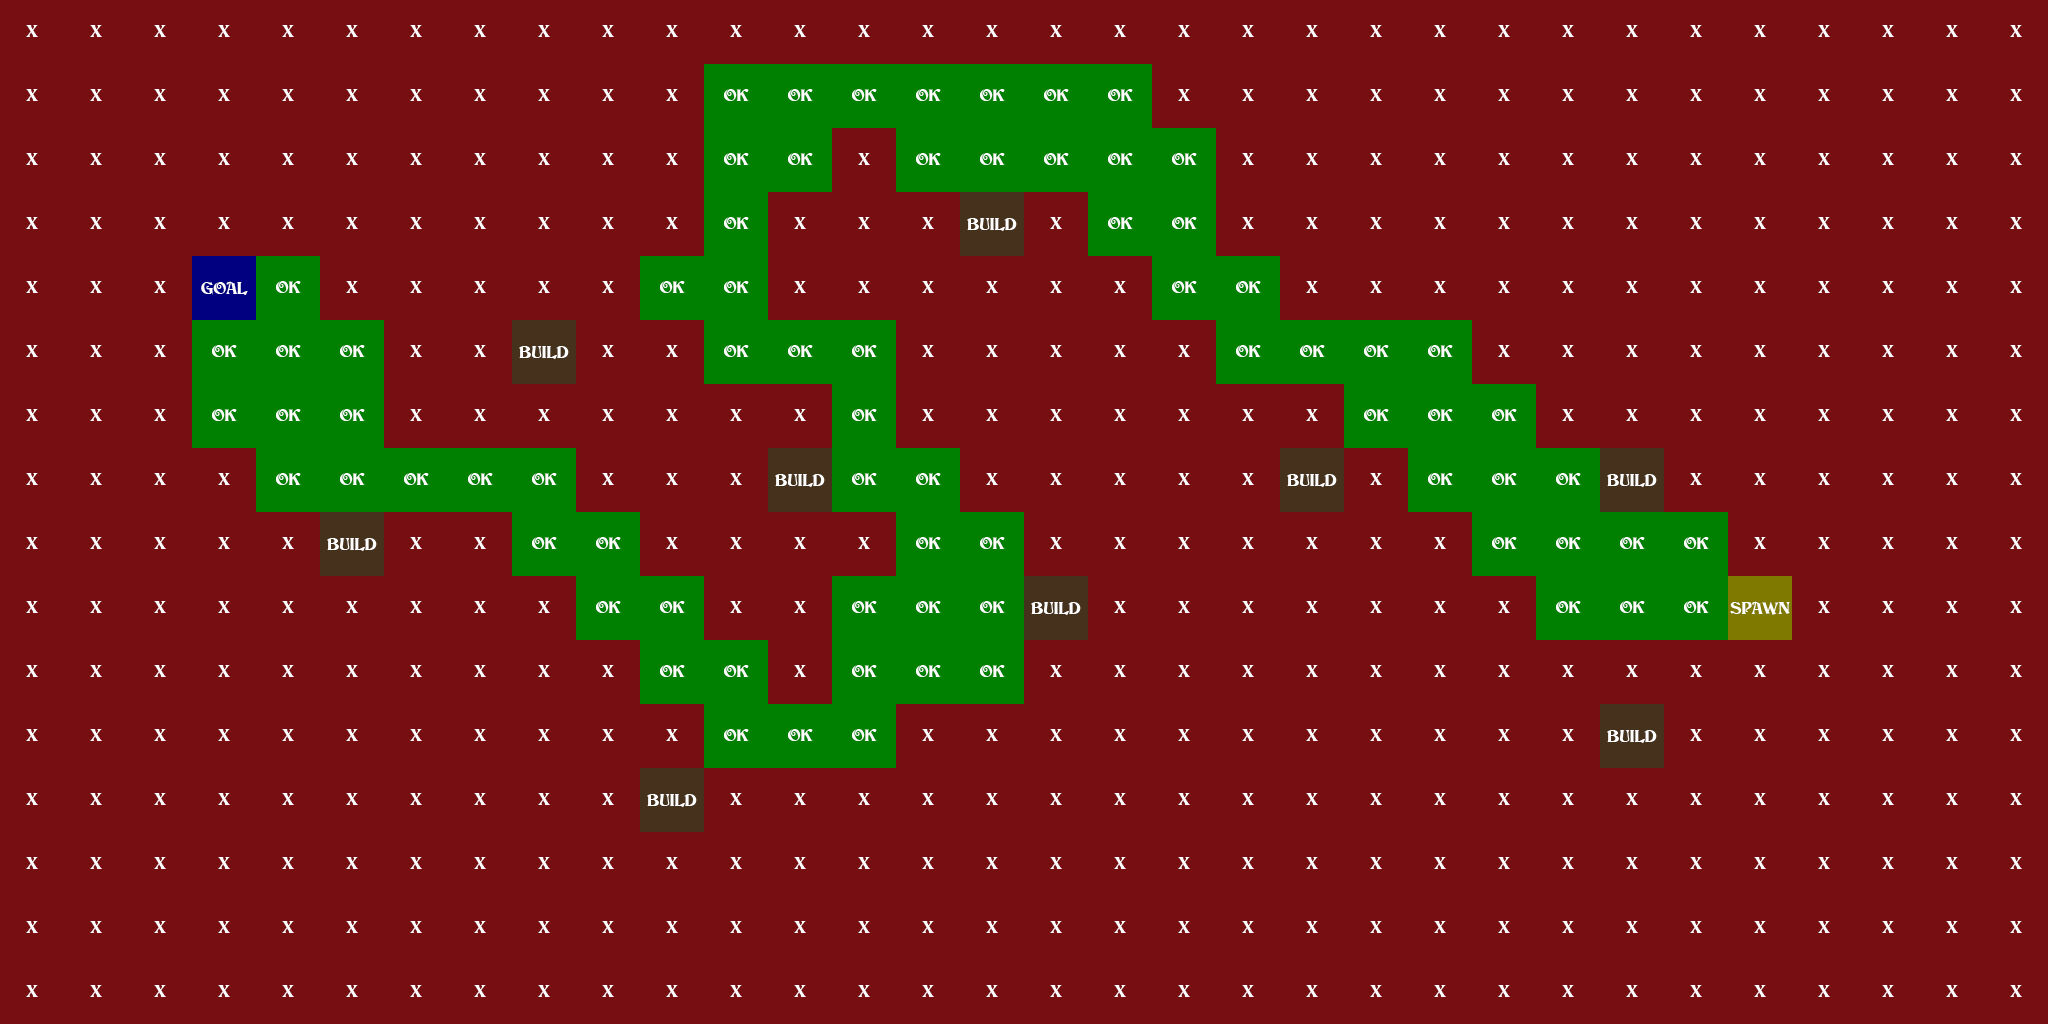

Rendered tile map (Tiled .tmx) drawn with the repository's tilesets; below, a short description and the map source with its tile grids summarised:
An orthogonal 32x16 tile map with 64x64 px tiles, 1 tile layer (AI), 1 hidden layer not drawn.

<map version="1.0" orientation="orthogonal" width="32" height="16" tilewidth="64" tileheight="64">
 <tileset firstgid="1" name="AI" tilewidth="64" tileheight="64">
  <image source="AI-DATA.png" width="256" height="256" />
 </tileset>
 <imagelayer name="Terrain" width="32" height="16" visible="0">
  <image source="terrain1.png" />
 </imagelayer>
 <layer name="AI" width="32" height="16">
  <data>[512 cells, 512 non-empty, 5 distinct tile ids]</data>
 </layer>
</map>